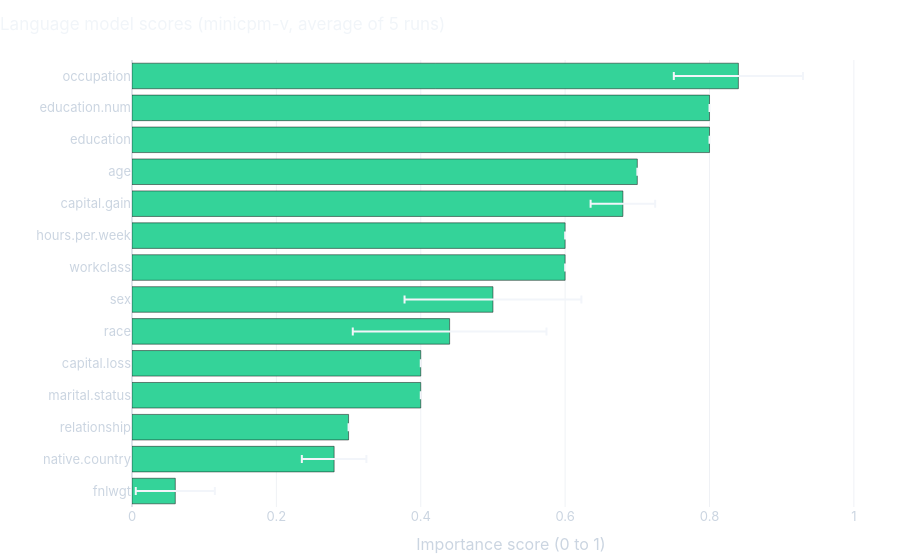

This figure's notebook cell:
### Code cell
scores = pd.DataFrame([{f: float(run[f]["score"]) for f in FEATURES} for run in llm_runs])
llm = pd.DataFrame({"mean": scores.mean(), "std": scores.std()}).sort_values("mean")
reasons = {f: llm_runs[0][f]["reason"] for f in FEATURES}

llm_fig = px.bar(
    llm, x="mean", y=llm.index, orientation="h", error_x="std",
    custom_data=[[reasons[f] for f in llm.index]],
    title=f"Language model scores ({llm_model_used}, average of {len(llm_runs)} runs)",
    labels={"mean": "Importance score (0 to 1)", "index": ""},
    color_discrete_sequence=[COLORS["Language model"]],
)
llm_fig.update_traces(hovertemplate="<b>%{y}</b>: %{x:.2f}<br>%{customdata[0]}<extra></extra>")
llm_fig.update_layout(yaxis_title="", xaxis_range=[0, 1.05])
llm_fig.show()

pd.DataFrame({"score": llm["mean"].round(2), "reason": [reasons[f] for f in llm.index]}, index=llm.index).iloc[::-1]

### Figure 1 — Plotly figure (JSON) as saved in the notebook; plotly's stock layout.template omitted (floating-point values rounded to 4 significant figures)
{"data": [{"customdata": [["This is a sampling weight for population estimation, not a predictor of individual income."], ["Country of origin may correlate with immigration status and job opportunities but is a weak direct predictor."], ["Role in household correlates with being a primary breadwinner but is less direct than occupation."], ["Married individuals often have higher household incomes or dual incomes, serving as a weak proxy."], ["Investment losses can indicate active investing or financial trouble, offering some context."], ["While systemic disparities exist, it is a sensitive and often less predictive feature compared to economic factors."], ["Gender pay gaps exist, making it a weak but statistically relevant predictor in this dataset context."], ["Employer type often correlates with industry stability and pay scales."], ["Working more hours generally leads to higher income, especially for hourly workers."], ["Significant investment gains often indicate wealth and higher overall financial status."], ["Income generally increases with experience and age up to a point."], ["Higher education levels are strongly correlated with higher earning potential."], ["Provides the same predictive information as education but in a numeric format suitable for models."], ["The specific job category is one of the strongest direct indicators of salary level."]], "error_x": {"array": [0.05477, 0.04472, 0.0, 0.0, 0.0, 0.1342, 0.1225, 0.0, 0.0, 0.04472, 0.0, 0.0, 0.0, 0.08944]}, "hovertemplate": "<b>%{y}</b>: %{x:.2f}<br>%{customdata[0]}<extra></extra>", "legendgroup": "", "marker": {"color": "#34d399", "pattern": {"shape": ""}}, "name": "", "orientation": "h", "showlegend": false, "textposition": "auto", "type": "bar", "x": [0.06, 0.28, 0.3, 0.4, 0.4, 0.44, 0.5, 0.6, 0.6, 0.68, 0.7, 0.8, 0.8, 0.84], "xaxis": "x", "y": ["fnlwgt", "native.country", "relationship", "marital.status", "capital.loss", "race", "sex", "workclass", "hours.per.week", "capital.gain", "age", "education", "education.num", "occupation"], "yaxis": "y"}], "layout": {"barmode": "relative", "legend": {"tracegroupgap": 0}, "title": {"text": "Language model scores (minicpm-v, average of 5 runs)"}, "xaxis": {"anchor": "y", "domain": [0.0, 1.0], "range": [0, 1.05], "title": {"text": "Importance score (0 to 1)"}}, "yaxis": {"anchor": "x", "domain": [0.0, 1.0], "title": {"text": ""}}}}
